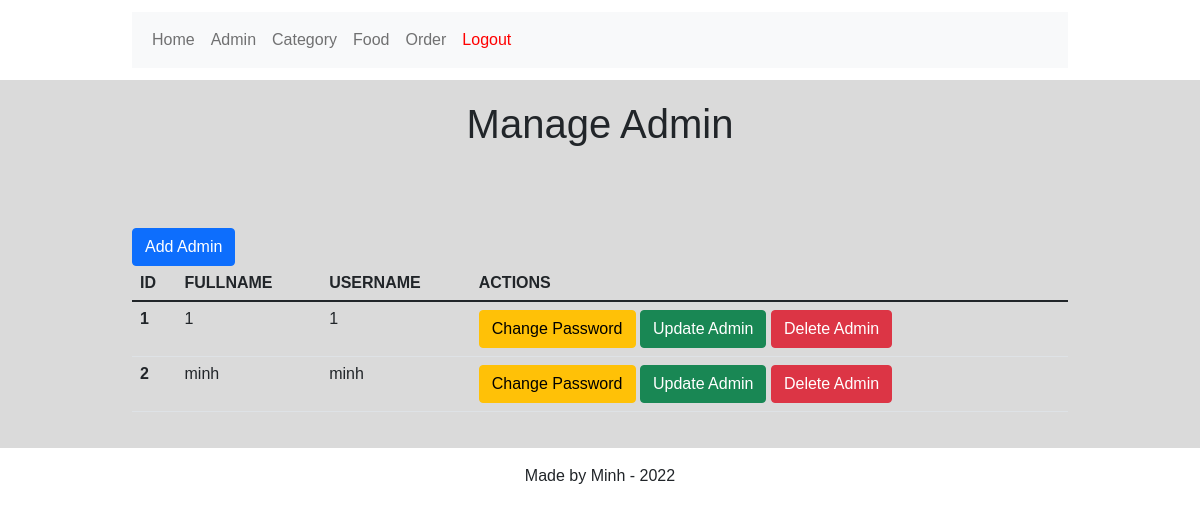
The page /admin/manage-admin.php (signed in) on the database its author committed.
### tables this page shows
CREATE TABLE `admin_table` (
  `id` int(10) UNSIGNED NOT NULL,
  `fullname` varchar(20) NOT NULL,
  `username` varchar(20) NOT NULL,
  `password` varchar(50) NOT NULL
);

### admin/manage-admin.php (the view, shortened to what this page needs)
<?php
    include('partials/menu.php');
?>
    <div class="main-content pt-2 pb-2">
        <div class="wrapper">
            <h1 class="text-center">Manage Admin</h1>
            <br><br>
        <br>
            <a class="btn btn-primary" href="add-admin.php">Add Admin</a>
            <br>
            <table class="table">
                <thead>
                    <tr>
                        <th scope="col">ID</th>
                        <th scope="col">FULLNAME</th>
                        <th scope="col">USERNAME</th>
                        <th scope="col">ACTIONS</th>
                    </tr>
                </thead>
                <?php
                    $sql = "SELECT * FROM admin_table";
                    $res = mysqli_query($conn, $sql);
                    if($res==TRUE){
                        $row = mysqli_num_rows($res);
                        $idTemp = 1;
                        if($row > 0){
                            while($rows=mysqli_fetch_assoc($res)){
                                $id = $rows['id'];
                                $full_name = $rows['fullname'];
                                $username = $rows['username'];
                                ?>
                                <tr>
                                    <th><?php echo $idTemp++; ?></th>
                                    <td><?php echo $full_name; ?></td>
                                    <td><?php echo $username; ?></td>
                                    <td>
                                        <a class="btn btn-warning" href="<?php echo SITEURL; ?>admin/update-password.php?id=<?php echo $id; ?>" >
                                            Change Password
                                        </a>
                                        <a class="btn btn-success" href="<?php echo SITEURL; ?>admin/update-admin.php?id=<?php echo $id; ?>">
                                            Update Admin
                                        </a>
                                        <a class="btn btn-danger" href="<?php echo SITEURL; ?>admin/delete-admin.php?id=<?php echo $id; ?>">
                                            Delete Admin
                                        </a>
                                    </td>
                                </tr>
                                <?php
                            }
                        } else {
                        }
                    }
                ?>
            </table>
        </div>
    </div>
<?php
    include('partials/footer.php');
?>

### css/admin.css (style rules this page uses)
* { margin: 0; padding: 0; font-family: Arial, Helvetica, sans-serif; }
.wrapper { padding: 1%; width: 80%; margin: 0 auto; }
.text-center { text-align: center; }
.main-content { background-color: #dadada; }

### rows shown on the page
admin_table: fullname "1", username "1"
admin_table: fullname "minh", username "minh"
